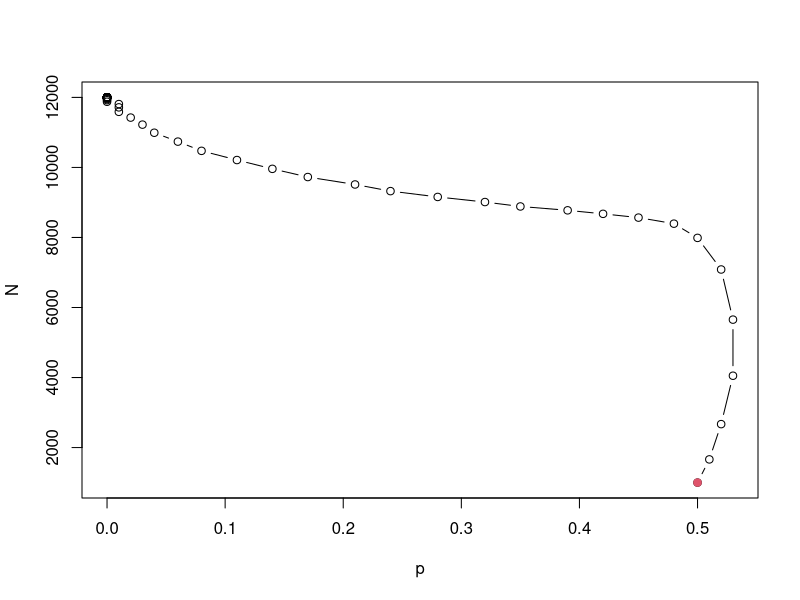
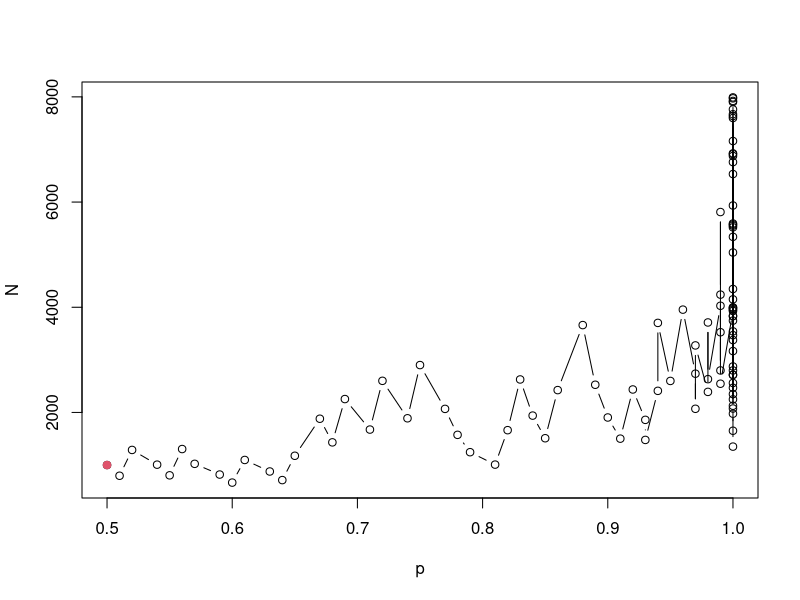

Reproduce these figures in R, in order.
#############################################
#University of Alaska Fairbanks
#FISH 421: Fisheries Population Dynamics
#Lab 3: r vs. K selection
#Instructor/lab author: Milo Adkison
#TA/code author: Phil Ganz
#############################################

# (adapted from J. Roughgarden’s 1979 book)

# Let’s refine the logistic model of population 
# growth to include natural selection and evolution. 

# We’ll start with the population model:
# Nt+1 = Wavg Nt

# Where Wavg is the average fitness of an individual 
# in the population.

# The parameters of the logistic model are affected by 
# the genotype. For an individual of genotype AA, the 
# fitness at time t is:
# WAA = 1+rAA*(1-Nt/KAA)

# The fitness of the other genotypes is similar:
# WAa = 1+rAa*(1-Nt/KAa)
# Waa = 1+raa*(1-Nt/Kaa)

# The average fitness is a function of the genotype 
# frequencies. Assuming H-W equilibrium, the average 
# fitness as a function of pt, the frequency of the 
# A allele, is:
# pt*pt*WAA + 2*pt*(1-pt)*WAa +(1-pt)*(1-pt)*Waa

# and selection will change this frequency as follows:
# pt+1 = [pt*WAA +(1-pt)*(WAa)]*pt/Wavg

# Optimally, populations would evolve r’s and K’s as 
# large as possible. At some point, physiological limits 
# will be reached and there will be a tradeoff where 
# increasing carrying capacity (K) will be at the expense 
# of a slower growth rate (r). In this lab, we will 
# examine the optimal tradeoff between these two 
# parameters, and how environmental disturbance can 
# affect the optimal strategy.

# Step 1. Create the model.

## Parameters:
rAA <- 0.8
rAa <- 0.8
raa <- 0.6
KAA <- 8000
KAa <- 8000
Kaa <- 12000

## Population

## Write a function for projecting the population based on
## p1 and N1 values
project <- function(p1, N1){
	Year <- 1:100
	p <- p1
	N <- N1
	AA <- NA
	Aa <- NA
	aa <- NA
	WAA <- NA
	WAa <- NA
	Waa <- NA
	Wavg <- NA
		for (i in Year){
		AA[i] <- p[i] * p[i]
		Aa[i] <- 2 * p[i] * (1-p[i])
		aa[i] <- (1-p[i]) * (1-p[i])
		WAA[i] <- 1+rAA*(1-N[i]/KAA)
		WAa[i] <- 1+rAa*(1-N[i]/KAa)
		Waa[i] <- 1+raa*(1-N[i]/Kaa)
		Wavg[i] <- p[i]*p[i]*WAA[i] + 2*p[i]*(1-p[i])*WAa[i] +(1-p[i])*(1-p[i])*Waa[i]
		p[i+1] <- (p[i]*WAA[i] +(1-p[i])*(WAa[i]))*p[i]/Wavg[i]
		N[i+1] <- N[i] * Wavg[i]
	}
	round(data.frame(Year, p=p[-101], N=N[-101], AA, Aa, aa, WAA, WAa, Waa, Wavg),2)
}

## Try it out!
pop <- project(0.5, 1000)

plot(pop$p, pop$N, type="b", xlab="p", ylab="N")
points(pop$p[1], pop$N[1], col=2, pch=19) # Color and fill first point

# Step 2. Examine the effect of initial conditions on the outcome.
# Try a variety of different combinations of p1 and N1.
project(0.25, 1000)[100,]
project(0.75, 1000)[100,]
project(0.5, 200)[100,]
project(0.5, 4000)[100,]
project(0.25, 4000)[100,]
project(0.75, 200)[100,]

# Do the initial conditions have any effect of the outcome of selection? 

# Is a higher r or a higher K the favored option?

## Set Ks equal, increase raa
Kaa <- 8000
raa <- 1
project(0.5, 1000)[100,]

## Set rs equal, increase Kaa
Kaa <- 12000
raa <- 0.8
project(0.5, 1000)[100,]

## Return raa to its original value
raa <- 0.6

# Step 3. Change the dominant allele.
# Adjust the values of rAa and KAa to make a the dominant allele.

## Make rAa=raa and KAa=Kaa.
rAa <- 0.6
KAa <- 12000

# Does this change the outcome of selection?
project(0.5, 1000)[100,]

# Does this change the influence of the initial conditions? 
project(0.25, 1000)[100,]
project(0.75, 1000)[100,]
project(0.5, 200)[100,]
project(0.5, 4000)[100,]
project(0.25, 4000)[100,]
project(0.75, 200)[100,]

# Is a higher r or a higher K the favored option?

# Step 4. Heterozygote advantage. 
# Change rAa to 0.7 and KAa to 15,000. 
rAa <- 0.7
KAa <- 15000

# Does this change the outcome of selection? 
project(0.5, 1000)[100,]

# Does this change the influence of the initial conditions? 
project(0.25, 1000)[100,]
project(0.75, 1000)[100,]
project(0.5, 200)[100,]
project(0.5, 4000)[100,]
project(0.25, 4000)[100,]
project(0.75, 200)[100,]

# Is a higher r or a higher K the favored option?

# Step 5. Heterozygote disadvantage. 
# Change rAa to 0.7 and KAa to 5,000. 
KAa <- 5000

# Does this change the outcome of selection? 
project(0.5, 1000)[100,]

# Does this change the influence of the initial conditions? 
project(0.25, 1000)[100,]
project(0.75, 1000)[100,]
project(0.5, 200)[100,]
project(0.5, 4000)[100,]
project(0.25, 4000)[100,]
project(0.75, 200)[100,]

# Is a higher r or a higher K the favored option?

# Step 6. Add sporadic disturbance. 
# We’ll now modify the model to occasionally kill off half of the population.

# Add a new parameter to your called “Disturbance frequency” ("D" in the new function). 
# Set its value to 0.4, which means that 40% of the time we’ll have a disturbance 
# that kills half of the population. (I encourage you to try other values, too).
project.d <- function(p1, N1, D){
	Year <- 1:100
	p <- p1
	N <- N1
	AA <- NA
	Aa <- NA
	aa <- NA
	WAA <- NA
	WAa <- NA
	Waa <- NA
	Wavg <- NA
	rand <- NA
		for (i in Year){
		AA[i] <- p[i] * p[i]
		Aa[i] <- 2 * p[i] * (1-p[i])
		aa[i] <- (1-p[i]) * (1-p[i])
		WAA[i] <- 1+rAA*(1-N[i]/KAA)
		WAa[i] <- 1+rAa*(1-N[i]/KAa)
		Waa[i] <- 1+raa*(1-N[i]/Kaa)
		Wavg[i] <- p[i]*p[i]*WAA[i] + 2*p[i]*(1-p[i])*WAa[i] +(1-p[i])*(1-p[i])*Waa[i]
		p[i+1] <- (p[i]*WAA[i] +(1-p[i])*(WAa[i]))*p[i]/Wavg[i]
		N[i+1] <- N[i] * Wavg[i]
		rand[i] <- runif(1) # Generate 1 random number (between 0 and 1 by default) from the uniform distribution
		if (rand[i]<D){ # If the random number is < our disturbance frequency
			N[i+1] <- N[i+1]/2 # Divide abundance by 2
		}
		else{ # Otherwise
			N[i+1] <- N[i+1] # Leave it as is
		}
	}
	round(data.frame(Year, p=p[-101], N=N[-101], AA, Aa, aa, WAA, WAa, Waa, Wavg, rand),2)
}

# Try it out!
set.seed(269) # Assures that you get the same random numbers as me
pop.d <- project.d(0.5, 1000, 0.4)

plot(pop.d$p, pop.d$N, type="b", xlab="p", ylab="N")
points(pop.d$p[1], pop.d$N[1], col=2, pch=19) # Color and fill first point

# How often is the random numbers added to our code less than the disturbance frequency (D)? 
sum(pop.d$rand<0.4)/length(pop.d$rand)

# What happens when it is? What happens when it’s greater than the disturbance frequency?